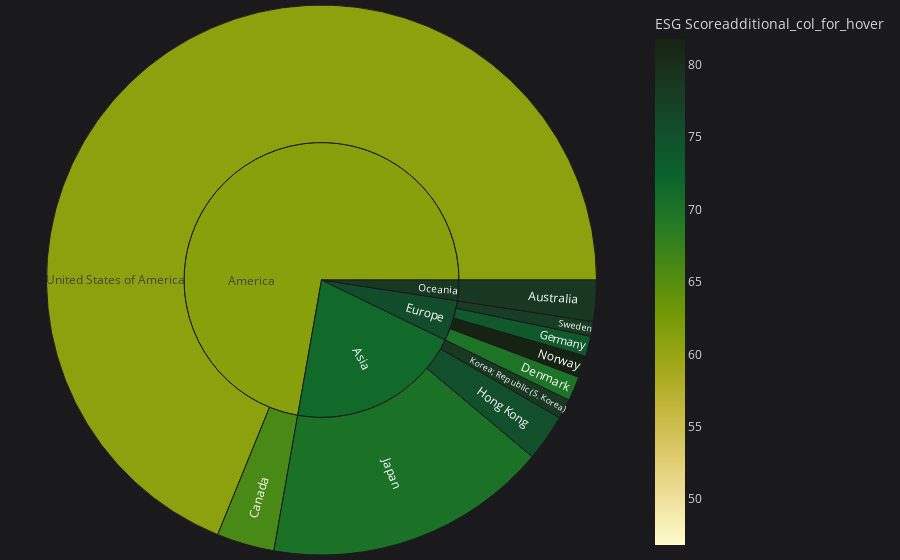

The code cell stored with this chart in its notebook:
### Markdown cell above
# ESG sunburst chart

### Code cell
df_cht = df_esg_port
fig = px.sunburst(df_cht, path=['Exchange Region', 'Exchange Country'], values='ESG Portfolio Weight',
                  color='ESG Score', hover_data=['ESG Score'],
                  color_continuous_scale='Speed',
                  color_continuous_midpoint=np.average(df_cht['ESG Score'], weights=df_cht['ESG Portfolio Weight']))
fig.update_traces(insidetextorientation='radial') 
fig.layout.template = 'plotly_dark'
refinitiv_layout(fig)
fig

### Figure 1 — Plotly figure (JSON) as saved in the notebook; plotly's stock layout.template omitted (floating-point values rounded to 4 significant figures)
{"data": [{"branchvalues": "total", "customdata": [[78.62, 78.62], ["(?)", 66.02], [69.9, 69.9], [73.89, 73.89], [75.1, 75.1], ["(?)", 70.14], [78.53, 78.53], [81.77, 81.77], [78.03, 78.03], ["(?)", 60.85], ["(?)", 61.09], ["(?)", 71.28], ["(?)", 75.55], [78.62, 78.62]], "domain": {"x": [0, 1], "y": [0, 1]}, "hoverlabel": {"namelength": 0}, "hovertemplate": "ESG Score=%{customdata[0]}<br>ESG Scoreadditional_col_for_hover=%{color}<br>labels=%{label}<br>ESG Portfolio Weight=%{value}<br>parent=%{parent}<br>id=%{id}", "ids": ["Oceania/Australia", "America/Canada", "Europe/Denmark", "Europe/Germany", "Asia/Hong Kong", "Asia/Japan", "Asia/Korea; Republic (S. Korea)", "Europe/Norway", "Europe/Sweden", "America/United States of America", "America", "Asia", "Europe", "Oceania"], "insidetextorientation": "radial", "labels": ["Australia", "Canada", "Denmark", "Germany", "Hong Kong", "Japan", "Korea; Republic (S. Korea)", "Norway", "Sweden", "United States of America", "America", "Asia", "Europe", "Oceania"], "marker": {"coloraxis": "coloraxis", "colors": [78.62, 66.02, 69.9, 73.89, 75.1, 70.14, 78.53, 81.77, 78.03, 60.85, 61.09, 71.28, 75.55, 78.62]}, "name": "", "parents": ["Oceania", "America", "Europe", "Europe", "Asia", "Asia", "Asia", "Europe", "Europe", "America", "", "", "", ""], "type": "sunburst", "values": [0.02418, 0.03391, 0.01438, 0.01185, 0.02758, 0.1667, 0.01158, 0.01283, 0.008637, 0.6884, 0.7223, 0.2058, 0.0477, 0.02418]}], "layout": {"autosize": true, "coloraxis": {"cmid": 64.3, "colorbar": {"title": {"text": "ESG Scoreadditional_col_for_hover"}}, "colorscale": [[0, "rgb(254, 252, 205)"], [0.09091, "rgb(239, 225, 156)"], [0.1818, "rgb(221, 201, 106)"], [0.2727, "rgb(194, 182, 59)"], [0.3636, "rgb(157, 167, 21)"], [0.4545, "rgb(116, 153, 5)"], [0.5455, "rgb(75, 138, 20)"], [0.6364, "rgb(35, 121, 36)"], [0.7273, "rgb(11, 100, 44)"], [0.8182, "rgb(18, 78, 43)"], [0.9091, "rgb(25, 56, 34)"], [1, "rgb(23, 35, 18)"]]}, "colorway": ["#6978F7", "#A325E9", "#96E05D", "#4A7FB9", "#E75A2D", "#FBE55A", "#8C8C8D", "#5A54F6"], "font": {"color": "#D6D6D5"}, "legend": {"font": {"color": "#D6D6D5"}, "orientation": "v", "tracegroupgap": 0, "x": 0.1, "xanchor": "center", "y": 1.1, "yanchor": "top"}, "margin": {"b": 5, "l": 10, "r": 10, "t": 5}, "paper_bgcolor": "#1A1A1D", "plot_bgcolor": "#1A1A1D", "title": {"font": {"color": "#D6D6D5"}, "x": 0.5, "xanchor": "center", "yanchor": "top"}, "xaxis": {"color": "#D6D6D5", "gridcolor": "black", "gridwidth": 1, "linecolor": "#D6D6D5", "ticks": "outside", "zerolinecolor": "black", "zerolinewidth": 1}, "yaxis": {"color": "#D6D6D5", "gridcolor": "black", "gridwidth": 1, "linecolor": "#D6D6D5", "side": "right", "ticks": "outside", "zerolinecolor": "black", "zerolinewidth": 1}}}
